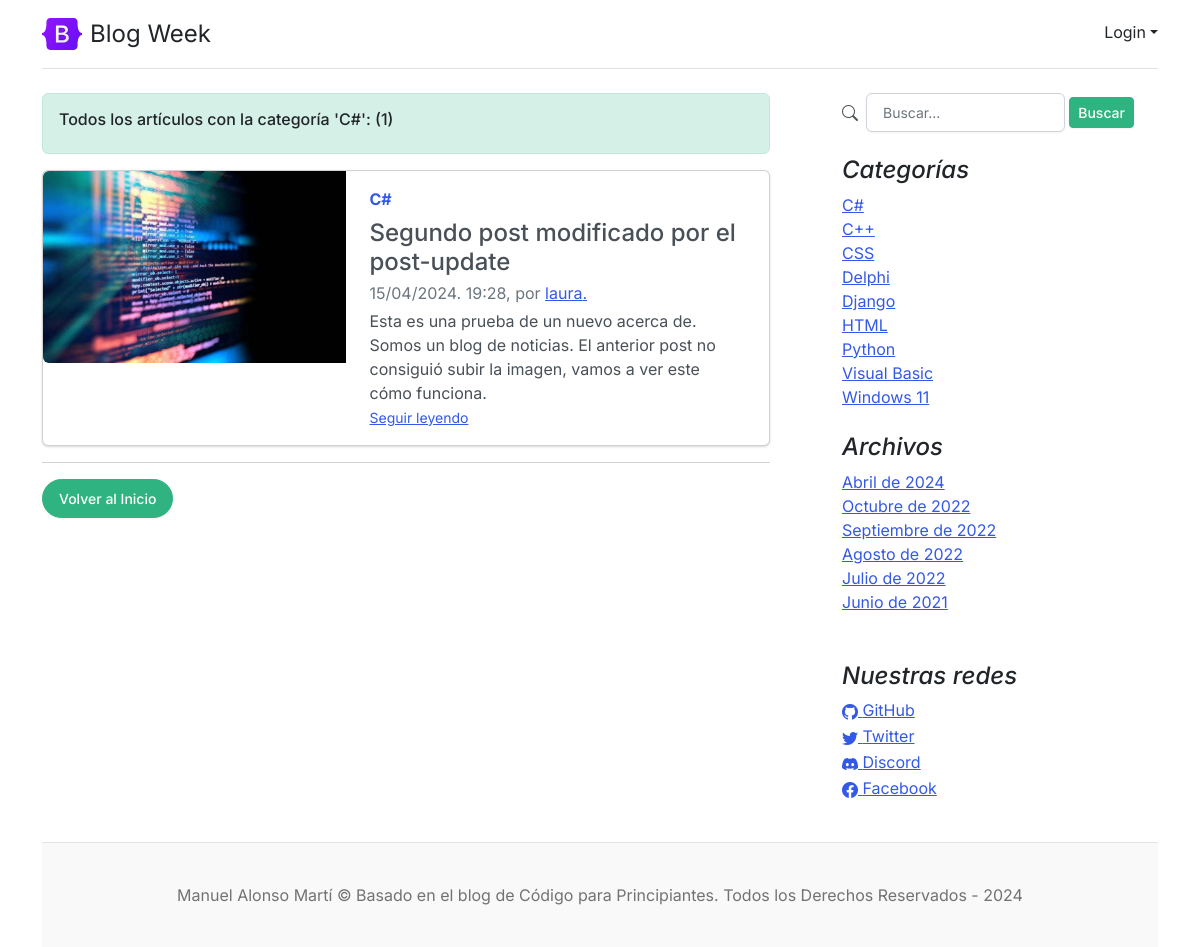
/category/?cat=3, run on an earlier commit of the app's database.
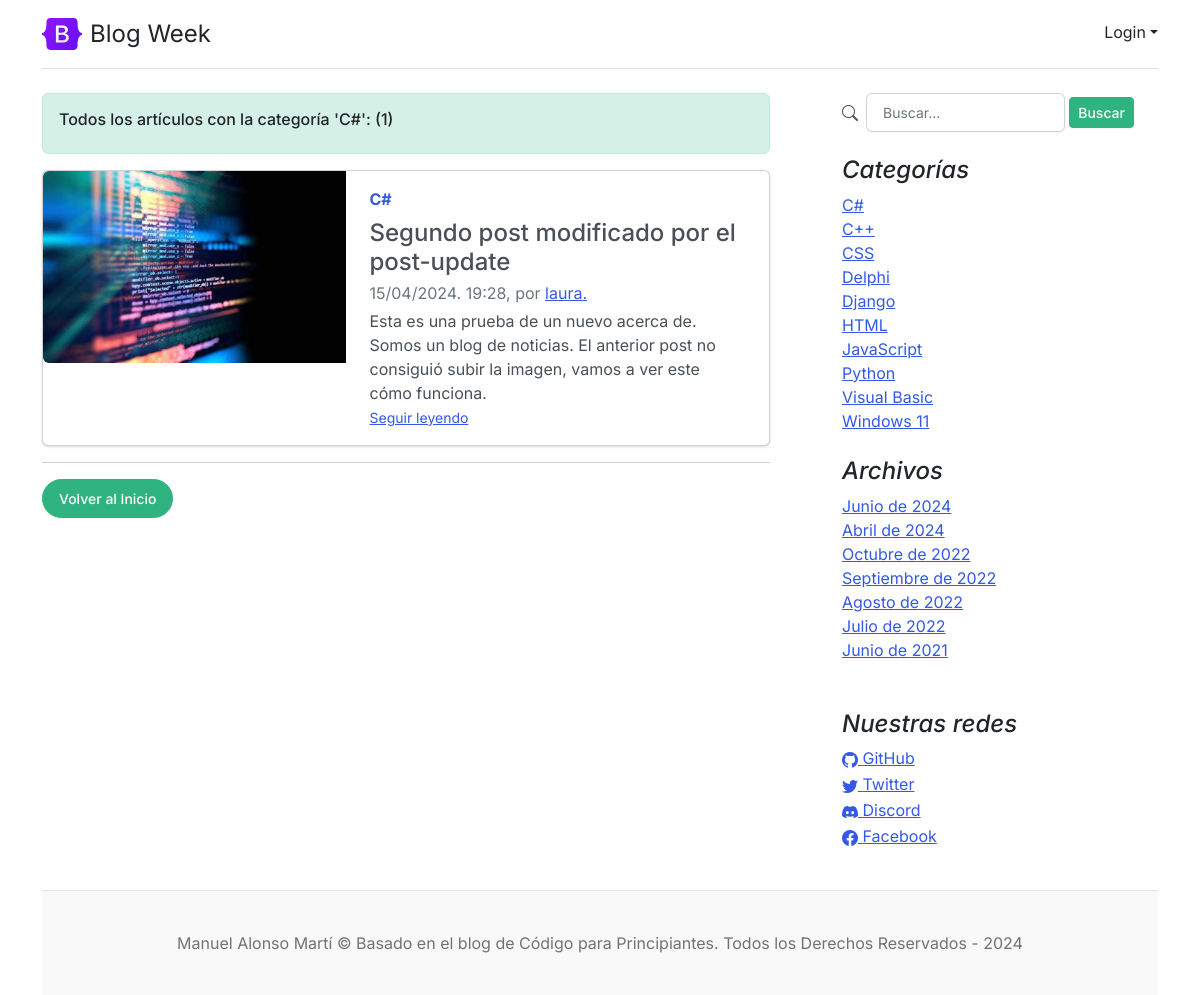
And on a later commit of the database.
### core/models.py (models this page shows, shortened)
class Post(models.Model):
	title = models.CharField(max_length=250, verbose_name='Título')
	excerpt = models.TextField(verbose_name='Entradilla')
	content = RichTextField(verbose_name='Contenido')
	image = models.ImageField(default='default.jpg',upload_to=profile_picture_path, verbose_name='Imagen')
	published = models.BooleanField(default=False, verbose_name='Publicado')
	category = models.ForeignKey(Category, on_delete=models.CASCADE, related_name='get_posts', verbose_name='Categoría')
	author = models.ForeignKey(User, on_delete=models.CASCADE, related_name='get_posts', verbose_name='Autor')
	tags = models.ManyToManyField(Tag, blank=True, verbose_name='Etiquetas')
	likes = models.ManyToManyField(User, related_name='blog_posts', blank=True, verbose_name='Me Gusta')
	created = models.DateTimeField(auto_now_add=True, verbose_name='Fecha de creación')
	updated = models.DateTimeField(auto_now=True, verbose_name='Fecha de modificación')
	class Meta:
		verbose_name = 'Publicación'
		verbose_name_plural = 'Publicaciones'
		ordering = ['-created']

class Category (models.Model):
	name = models.CharField(max_length=200, unique=True, verbose_name='Nombre')
	active = models.BooleanField(default=True, verbose_name='Activo')
	created = models.DateTimeField(auto_now_add=True, verbose_name='Fecha de creación')
	updated = models.DateTimeField(auto_now=True, verbose_name='Fecha de modificación')
	class Meta:
		verbose_name = 'Categoría'
		verbose_name_plural = 'Categorías'
		ordering = ['name']
	def __str__(self):
		return self.name

### core/views.py (the view)
# urls.py: path('category/', CategoryListView.as_view(), name='category'),
class CategoryListView(ListView):
    model:Category
    template_name='core/category.html'
    def get_queryset(self):
        category_id=self.request.GET['cat']
        if category_id:
            return Post.objects.filter(category=category_id, published=True)
        return super().get_queryset()
    def get_context_data(self, **kwargs):
        context=super(CategoryListView,self).get_context_data(**kwargs)
        context['category']=Category.objects.get(id=self.request.GET['cat'])
        return context

### core/processors.py (called while the page is built)
def ctx_dic_about(request):
	ctx_about = {}
	ctx_about['ABOUT'] = About.objects.latest('created')
	return ctx_about

def ctx_dic_category(request):
	ctx_category = {}
	ctx_category['categories'] = Category.objects.filter(active=True)
	return ctx_category

def ctx_dic_history(request):
	ctx_history = {}
	ctx_history['dates'] = Post.objects.dates('created', 'month', order='DESC').distinct()
	return ctx_history

def ctx_dic_link(request):
	ctx_link = {}
	links = Link.objects.all()
	for link in links:
		ctx_link[link.key] = {'url':link.url, 'icon':link.icon}
	return ctx_link

### templates/core/category.html
{% extends 'core/base.html' %}
{% load static %}
{% block content %}
{% for post in post_list %}
    {%if forloop.first%}
        <div class="alert alert-success" role="alert">
            <h6>Todos los artículos con la categoría '{{ category.name }}': ({{post_list|length}})</h6>
        </div>
    {%endif%}
    <div class="card mb-3">
        <div class="row g-0">
            <div class="col-md-5">
                <img src={{ post.image.url }} class="img-fluid rounded-start" alt="...">
            </div>
            <div class="col-md-7">
                <div class="card-body">
                    <strong class="d-inline-block mb-2 text-primary">{{ post.category }}</strong>
                    <h4 class="mb-0">{{ post.title }}</h4>
                    <div class="my-1 text-muted">{{ post.created|date:"d/m/Y. H:i" }}, por <a href={% url 'author' %}?aut={{post.author.id}}>{{ post.author }}.</a></div>
                    <p class="card-text mb-auto">{{ post.excerpt }}</p>
                    <p class="card-text"><small class="text-muted"><a href={% url 'post' post.id %}>Seguir leyendo</a></small></p>
                </div>
            </div>
        </div>
    </div>
{% empty %}
    <div class="alert alert-danger" role="alert">
        <h6>No existen artículos con la categoría: {{ category.name }}</h6>
    </div>
{% endfor %}
<hr>
{% if request.path != '/' %}
    <div class="my-3">
        <a class="btn btn-success rounded-pill" href={% url 'home' %}>Volver al Inicio</a>
    </div>
{% endif %}
{% endblock %}

### templates/core/base.html (shortened to what the changed rows need)
<!doctype html>
<html lang="es">
<head>
    <link rel="stylesheet" href="https://cdn.jsdelivr.net/npm/bootstrap-icons@1.9.1/font/bootstrap-icons.css">
    {% load static %}
    <link href={% static 'core/css/bootstrap.min.css' %} rel="stylesheet">
    <link href={% static 'core/css/blog.css' %} rel="stylesheet">
</head>
<body>
  <div class="container">
    <main class="mt-2">
      <section class="row g-5">
        <div class="col-10 col-md-8 mx-auto">
            {% block content %} {% endblock %}
        </div>
        <aside class="col-md-4">
          <div class="position-sticky" style="top: 2rem;">
            <div class="pt-0 px-4">
              <ol class="list-unstyled mb-0">
                {% for item in categories %}
                  <li><a href={% url 'category' %}?cat={{item.id}}>{{ item.name }}</a></li>
                {% endfor %}
              </ol>
            </div>
            <div class="p-4">
              <ol class="list-unstyled mb-0">
                {% for item in dates %}
                  <li>
                    {% if item.month == 4 %}<a href={% url 'dates' item.month item.year %}>Abril de {{ item.year }}</a>{% endif %}
                    {% if item.month == 6 %}<a href={% url 'dates' item.month item.year %}>Junio de {{ item.year }}</a>{% endif %}
                    {% if item.month == 7 %}<a href={% url 'dates' item.month item.year %}>Julio de {{ item.year }}</a>{% endif %}
                    {% if item.month == 8 %}<a href={% url 'dates' item.month item.year %}>Agosto de {{ item.year }}</a>{% endif %}
                    {% if item.month == 9 %}<a href={% url 'dates' item.month item.year %}>Septiembre de {{ item.year }}</a>{% endif %}
                    {% if item.month == 10 %}<a href={% url 'dates' item.month item.year %}>Octubre de {{ item.year }}</a>{% endif %}
                  </li>
                {% endfor %}
              </ol>
            </div>
          </div>
        </aside>
      </section>
    </main>
  </div>
</body>
</html>

What changed in the data, as far as the page shows it:
added Category: name "JavaScript"
Also different on the page:
list line gone: "Abril de 2024"
new list line: "Junio de 2024"
new list line: "Abril de 2024"
